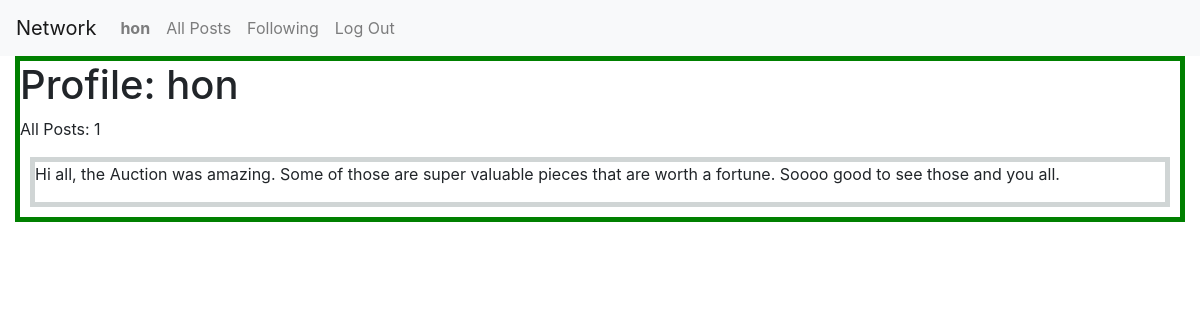
/profile/1 (signed in), run on an earlier commit of the app's database.
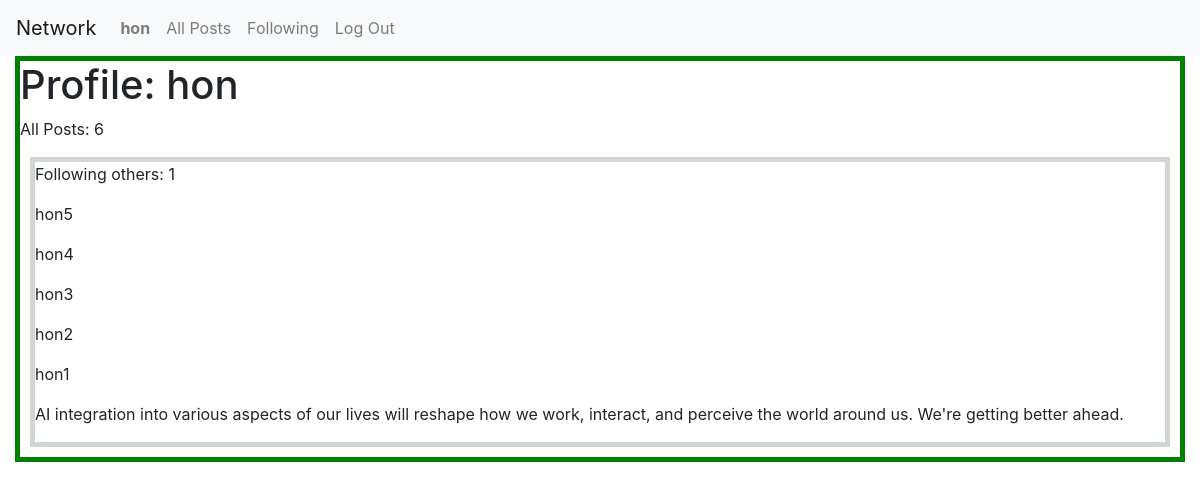
And on a later commit of the database.
### network/models.py (models this page shows)
class Post(models.Model):
    poster=models.ForeignKey(User,on_delete=models.CASCADE,related_name="posts")
    content=models.TextField()
    timestamp=models.DateTimeField(auto_now_add=True)

### network/views.py (the view)
# urls.py: path('profile/<int:poster_id>',views.profile,name="profile"),
def profile(request,poster_id):
    if request.user.is_authenticated:
        this_user=User.objects.get(pk=poster_id)
        all_user_posts=this_user.posts.all()
        all_user_posts=all_user_posts.order_by('-timestamp')
        number_of_my_followers=this_user.followers.count()
        number_of_my_following=this_user.following_users.count()
        return render(request,'network/profile.html',{'posts':all_user_posts,'num_followers':number_of_my_followers,'num_following':number_of_my_following,'poster':this_user})
    else:
        return redirect('login')

### network/templates/network/profile.html (shortened to what this page needs)
{%extends 'network/layout.html'%} {%block title%}Profile Page{%endblock%}
{%block body%}
<div class="profile-container">
  <h1>Profile: {{poster.username}}</h1>
  <p>All Posts: {{posts|length}}</p>
  <div class="profile">
     {%if num_following%}
    <p>Following others: {{ num_following }}</p>
    {%endif%} {%if posts%} {%for post in posts%}
    <p>{{ post.content }}</p>
    {%endfor%} {%else%}
    <p>No posts have been posted yet!</p>
    {%endif%}
  </div>
</div>
{%endblock%}

What changed in the data, as far as the page shows it:
removed Post: content "Hi all, the Auction was amazing. Some of those are super valuable pieces that are worth a fortune. Soooo good to see those and you all."
added Post: content "hon5"
added Post: content "hon4"
added Post: content "hon3"
added Post: content "hon2"
added Post: content "hon1"
added Post: content "AI integration into various aspects of our lives will reshape how we work, interact, and perceive the world around us. We're getting better ahead."
Also different on the page:
{{ posts|length }}: "1" → "6"
{{ num_following }}: (not shown) → "1"
text now shown: "Following others:"
